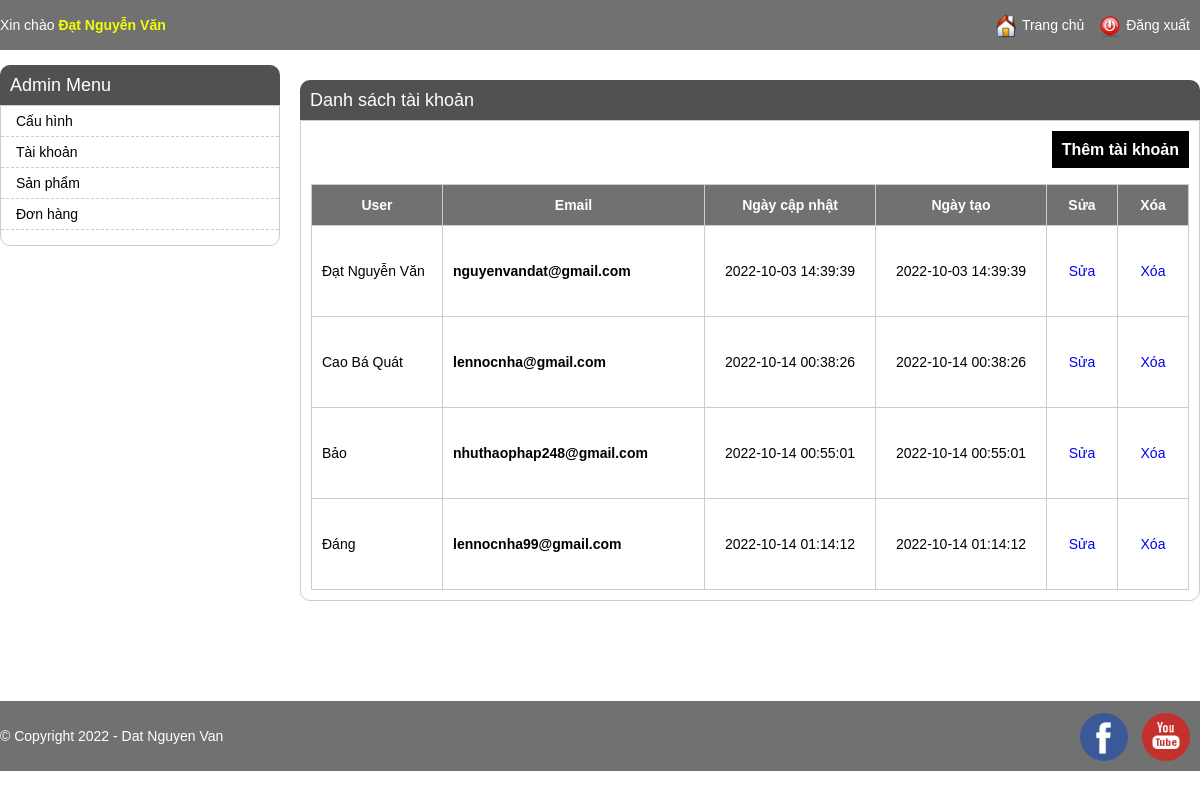
Screenshot of /admin/account_listing.php (signed in) with the database file from the repository.
### tables this page shows
CREATE TABLE `user` (
  `id` int(11) NOT NULL,
  `name` varchar(50) NOT NULL,
  `email` varchar(50) NOT NULL,
  `password_hash` varchar(255) NOT NULL,
  `address` varchar(250) DEFAULT NULL,
  `tel` varchar(15) DEFAULT NULL,
  `created` datetime NOT NULL DEFAULT current_timestamp(),
  `updated` datetime NOT NULL DEFAULT current_timestamp(),
  `user_level` tinyint(4) NOT NULL DEFAULT 1
);

### admin/account_listing.php (the view, shortened to what this page needs)
<?php
if(isset($_SESSION['user_id'])){
    $mysqli = require __DIR__.'./src/database.php';
    $sql = "SELECT * From user where id = {$_SESSION["user_id"]}";
    $result = $mysqli->query($sql);
    $user = $result->fetch_assoc();
    $sql1 = "SELECT * From user";
    $result1 = $mysqli->query($sql1);
}
?>
<!DOCTYPE html>
<html lang="en">
<head>
    <link rel="stylesheet" type="text/css" href="../css/adminStyle1.css">
</head>
<body>
    <?php if(isset($user)): include "./header.php" ?>
        <div class="main-content">
            <h1>Danh sách tài khoản</h1>
            <div class="product-items">
                <div class="buttons">
                    <a href="../resister.php">Thêm tài khoản</a>
                </div>
                <ul>
                    <li class="product-item-heading">
                        <div class="product-prop product-img">User</div>
                        <div class="product-prop product-name">Email</div>
                        <div class="product-prop product-button">
                            Xóa
                        </div>
                        <div class="product-prop product-button">
                            Sửa
                        </div>
                        <div class="product-prop product-time">Ngày tạo</div>
                        <div class="product-prop product-time">Ngày cập nhật</div>
                    </li>
                    <?php
                    while ($row = mysqli_fetch_array($result1)) {
                        ?>
                        <li>
                            <div class="product-prop product-img"><?= $row["name"] ?></div>
                            <div class="product-prop product-name"><?= $row["email"] ?></div>
                            <div class="product-prop product-button">
                                <a href="javascript:openUrl('./account_delete.php?id=<?= $row['id'] ?>')">Xóa</a>
                            </div>
                            <div class="product-prop product-button">
                                <a href="./account_editing.php?id=<?= $row['id'] ?>">Sửa</a>
                            </div>
                            <div class="product-prop product-time"><?= $row["created"] ?></div>
                            <div class="product-prop product-time"><?= $row["updated"] ?></div>
                        </li>
                    <?php } ?>
                </ul>
            </div>
        </div>
        <?php include "./footer.php" ?>
    <?php else:
        header("Location: login.php");
    endif;
    ?>
</body>
</html>

### admin/header.php
<div id="admin-heading-panel">
    <div class="container">
        <div class="left-panel">
            Xin chào <span><?= $user["name"] ?></span>
        </div>
        <div class="right-panel">
            <img height="24" src="../images/icons/home.png" />
            <a href="./index.php">Trang chủ</a>
            <img height="24" src="../images/icons/logout.png" />
            <a href="./logout.php">Đăng xuất</a>
        </div>
    </div>
</div>
<div id="content-wrapper">
    <div class="container">
        <div class="left-menu">
            <div class="menu-heading">Admin Menu</div>
            <div class="menu-items">
                <ul>
                    <li><a href="#">Cấu hình</a></li>
                    <li><a href="account_listing.php">Tài khoản</a></li>
                    <li><a href="product_listing.php">Sản phẩm</a></li>
                    <li><a href="order_listing.php">Đơn hàng</a></li>
                </ul>
            </div>
        </div>
    </div>
</div>

### css/adminStyle1.css (style rules this page uses)
body { font-family: arial; padding: 0; margin: 0; font-size: 14px; }
.container { width: 1200px; margin: 0 auto; }
h1 { text-align: center; }
.product-items { padding: 10px; border: 1px solid #ccc; border-radius: 0 0 10px 10px; }
.product-items ul { padding: 0; margin: 0; }
.product-prop { float: right; border-left: 1px solid #ccc; line-height: 90px; padding: 0 10px; }
.product-img { width: 110px; height: 90px; float: left; }
.product-name { padding-left: 10px; border-right: 0; float: left; width: 241px; font-weight: 600; }
.product-button { float: right; border-left: 1px solid #ccc; border-right: 0; padding: 0 10px; width: 50px; text-align: center; }
.product-items ul li { list-style: none; border: 1px solid #ccc; border-top: 0; border-left: 0; }
.product-items ul li:first-child { border-top: 1px solid #ccc; }
.product-time { width: 150px; text-align: center; }
.product-item-heading { text-align: center; font-weight: bold; }
.product-item-heading .product-prop { height: 40px; line-height: 40px; background: #717171; color: #FFF; }
.buttons { text-align: right; font-weight: bold; font-size: 16px; margin-bottom: 15px; line-height: 38px; }
.buttons a { color: #FFF; padding: 10px; background: #000; }
a { text-decoration: none; }
#admin-heading-panel { background: #717171; height: 50px; line-height: 50px; color: #fff; }
#admin-heading-panel a { color: #fff; }
.left-panel { float: left; }
.left-panel span { color: #eeff09; font-weight: bold; }
.right-panel { float: right; }
.right-panel img { vertical-align: middle; }
.right-panel a { margin-right: 10px; }
.left-menu { float: left; width: 280px; }
.main-content { float: left; width: 900px; margin-left: 20px; }
.main-content h1 { margin: 0; text-align: left; background: #525151; color: #fff; font-size: 18px; font-weight: normal; line-height: 40px; border-radius: 10px 10px 0 0; padding: 0 10px; }
#content-wrapper .container { padding: 15px 0; }
.menu-heading { background: #525151; line-height: 20px; padding: 10px; color: #FFF; border-radius: 10px 10px 0 0; font-size: 18px; }
.menu-items ul { margin: 0; padding: 0; }
.menu-items ul li { list-style: none; line-height: 30px; border-bottom: 1px dashed #ccc; padding-left: 15px; }
.menu-items ul li a { color: #000; }
.menu-items ul li:first-child { border-top: 0; }
.menu-items { padding: 0 0px 15px 0px; border: 1px solid #ccc; border-radius: 0 0 10px 10px; }

### rows the page displays
user: name "Đạt Nguyễn Văn", email "nguyenvandat@gmail.com", created "2022-10-03 14:39:39", updated "2022-10-03 14:39:39"
user: name "Cao Bá Quát", email "lennocnha@gmail.com", created "2022-10-14 00:38:26", updated "2022-10-14 00:38:26"
user: name "Bảo", email "nhuthaophap248@gmail.com", created "2022-10-14 00:55:01", updated "2022-10-14 00:55:01"
user: name "Đáng", email "lennocnha99@gmail.com", created "2022-10-14 01:14:12", updated "2022-10-14 01:14:12"
